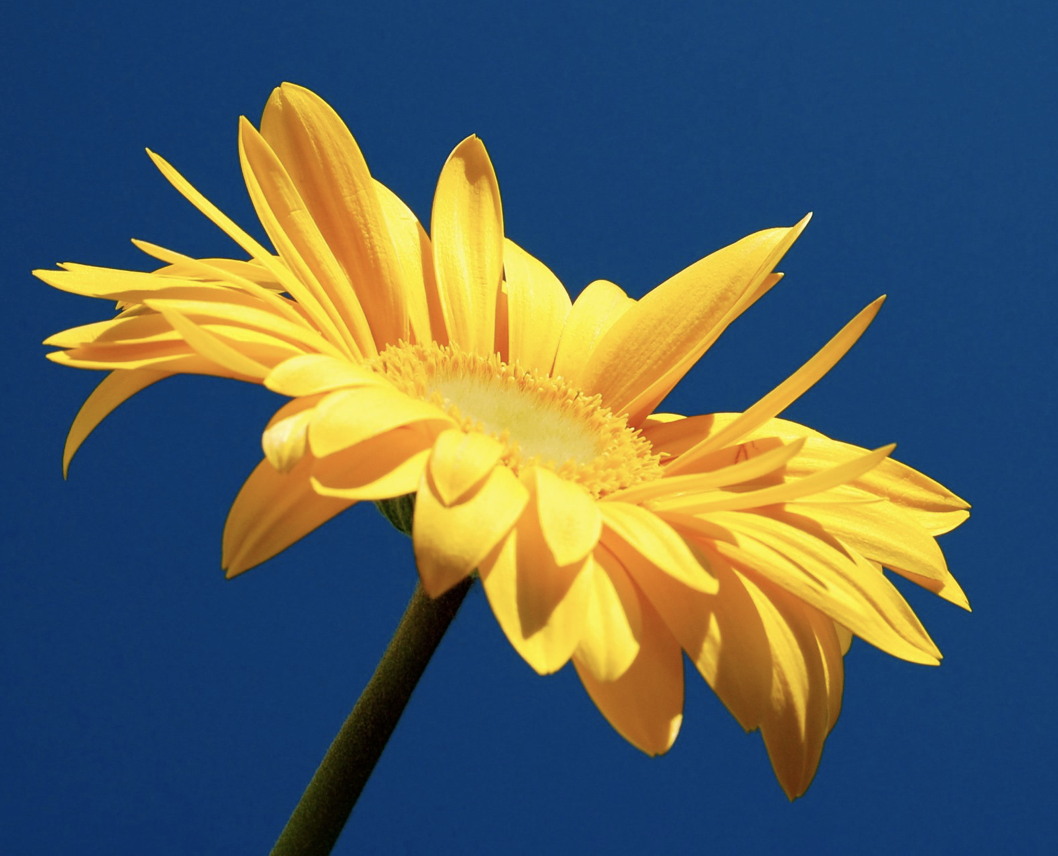
#> input picture images/amarilla.png, 1058 x 856 px, found by its file name
$ python cuadro_N_B.py
#> lines starting #> are read from the running program, lines starting #| are printed output that depends on the picture; after the words box and inside, x2 and y2 are one past the last pixel; in counts of white or black regions, pixels touching at a corner belong together
import cv2
import numpy as np
import random
import matplotlib.pyplot as plt

def crear_imgCentroNegro(imagen_ruta: str):
    imagen = cv2.imread(imagen_ruta)
    imagen = cv2.cvtColor(imagen, cv2.COLOR_BGR2GRAY)
    # alto, ancho = imagen.shape
    imagen_fondoBlanco_centroNegro = np.ones_like(imagen, dtype=np.uint8) * 255
    largo, ancho = imagen.shape

    for i in range(largo//4, 3 * largo//4 ,1):
        for j in range(ancho//4, 3 * ancho//4, 1):
            imagen_fondoBlanco_centroNegro[i,j] = 0
    return imagen_fondoBlanco_centroNegro

def crear_imgCentroBlanco(imagen_ruta: str):
    imagen = crear_imgCentroNegro(imagen_ruta)
    return 255 - imagen

def sumar_centroNegro(imagen_ruta: str):

    imagen = cv2.imread(imagen_ruta)
#> imagen is the input picture: shape (856, 1058, 3); mean B, G, R 94.7, 96.5, 84.2
    imagen = cv2.cvtColor(imagen, cv2.COLOR_BGR2GRAY)
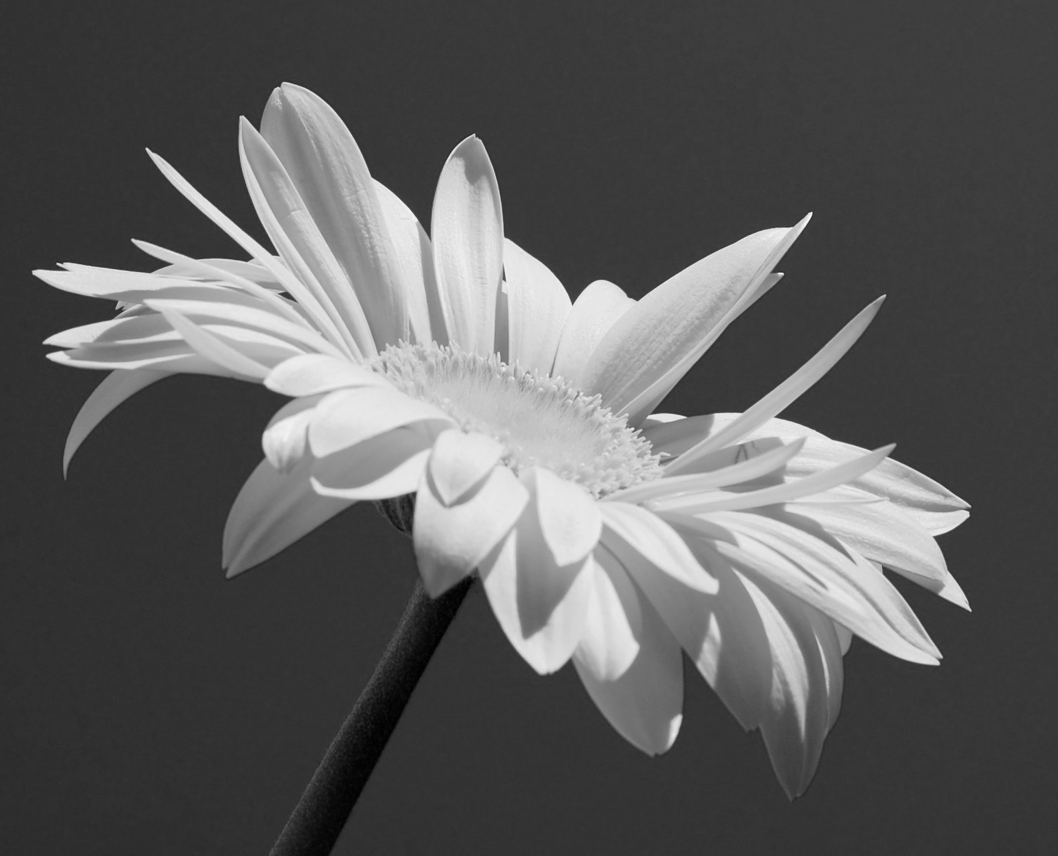
#> imagen: shape (856, 1058); min 0, max 251, mean 92.6
    # cv2.imshow("Imagen a gris", imagen)
    imagen_fondoBlanco_centroNegro = crear_imgCentroNegro(imagen_ruta)
#> after the loop in crear_imgCentroNegro, `for i in range(largo//4, 3 * largo//4 ,1):`:
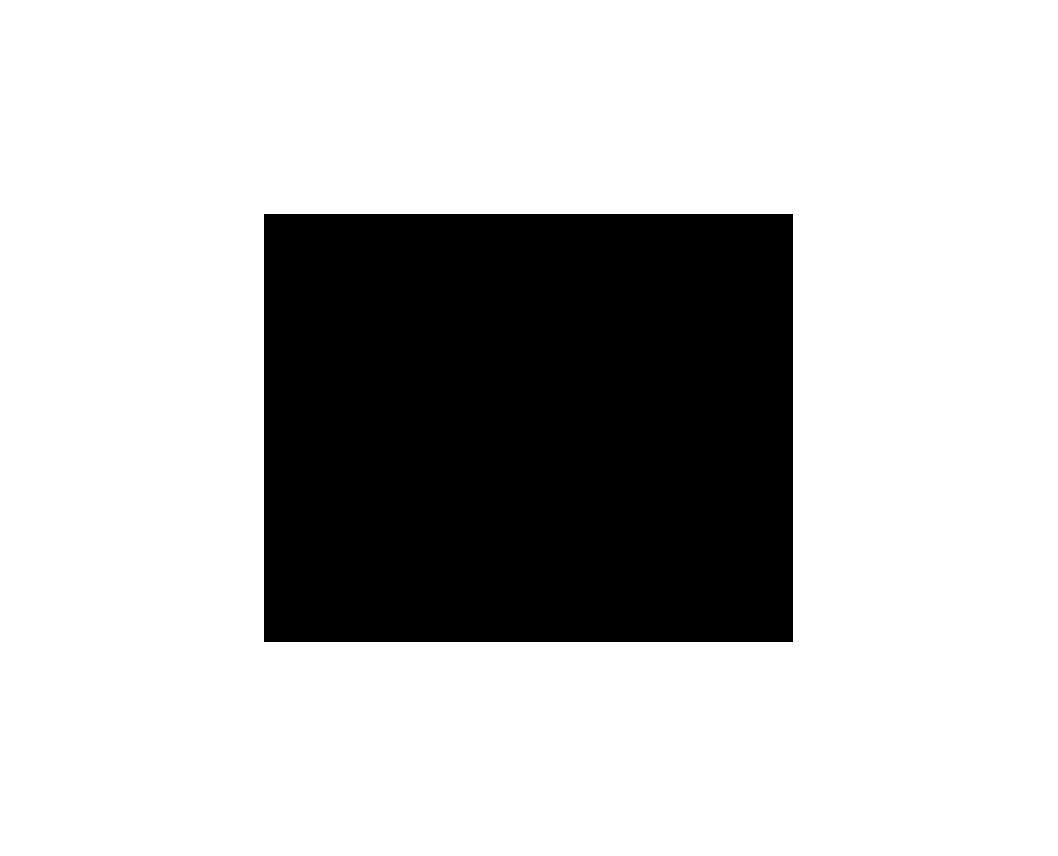
#> imagen_fondoBlanco_centroNegro: shape (856, 1058); 75% white; 1 black region, box (x1, y1, x2, y2) and area: (264, 214, 793, 642) 226412

    return cv2.add(imagen, imagen_fondoBlanco_centroNegro)

def sumar_centroBlanco(imagen_ruta: str):

    imagen = cv2.imread(imagen_ruta)
    imagen = cv2.cvtColor(imagen, cv2.COLOR_BGR2GRAY)

    imagen_fondoNegro_centroBlanco = crear_imgCentroBlanco(imagen_ruta)

    return cv2.add(imagen, imagen_fondoNegro_centroBlanco)

def restar_centroNegro(imagen_ruta: str):

    imagen = cv2.imread(imagen_ruta)
    imagen = cv2.cvtColor(imagen, cv2.COLOR_BGR2GRAY)
    # cv2.imshow("Imagen a gris", imagen)
    imagen_fondoBlanco_centroNegro = crear_imgCentroNegro(imagen_ruta)

    return cv2.subtract(imagen, imagen_fondoBlanco_centroNegro)

def restar_centroBlanco(imagen_ruta: str):

    imagen = cv2.imread(imagen_ruta)
    imagen = cv2.cvtColor(imagen, cv2.COLOR_BGR2GRAY)

    imagen_fondoNegro_centroBlanco = crear_imgCentroBlanco(imagen_ruta)

    return cv2.subtract(imagen, imagen_fondoNegro_centroBlanco)

def crear_centro130_fondoAleatorio(imagen_ruta: str):
    imagen = cv2.imread(imagen_ruta)
    imagen = cv2.cvtColor(imagen, cv2.COLOR_BGR2GRAY)

    r = random.randint(0, 255)
    imagen_fondoBlanco_centroNegro = np.ones_like(imagen, dtype=np.uint8) * r
    largo, ancho = imagen.shape
#> largo = 856; ancho = 1058

    for i in range(largo//4, 3 * largo//4 ,1):
        for j in range(ancho//4, 3 * ancho//4, 1):
            imagen_fondoBlanco_centroNegro[i,j] = 130
    return imagen_fondoBlanco_centroNegro

def sumar130_fAleatorio(imagen_ruta: str):
    imagen = cv2.imread(imagen_ruta)

    imagen_fondoAleatorio_centro130 = crear_centro130_fondoAleatorio(imagen_ruta)
    imagen_fondoAleatorio_centro130 = cv2.cvtColor(imagen_fondoAleatorio_centro130, cv2.COLOR_GRAY2BGR)
    return cv2.add(imagen, imagen_fondoAleatorio_centro130)
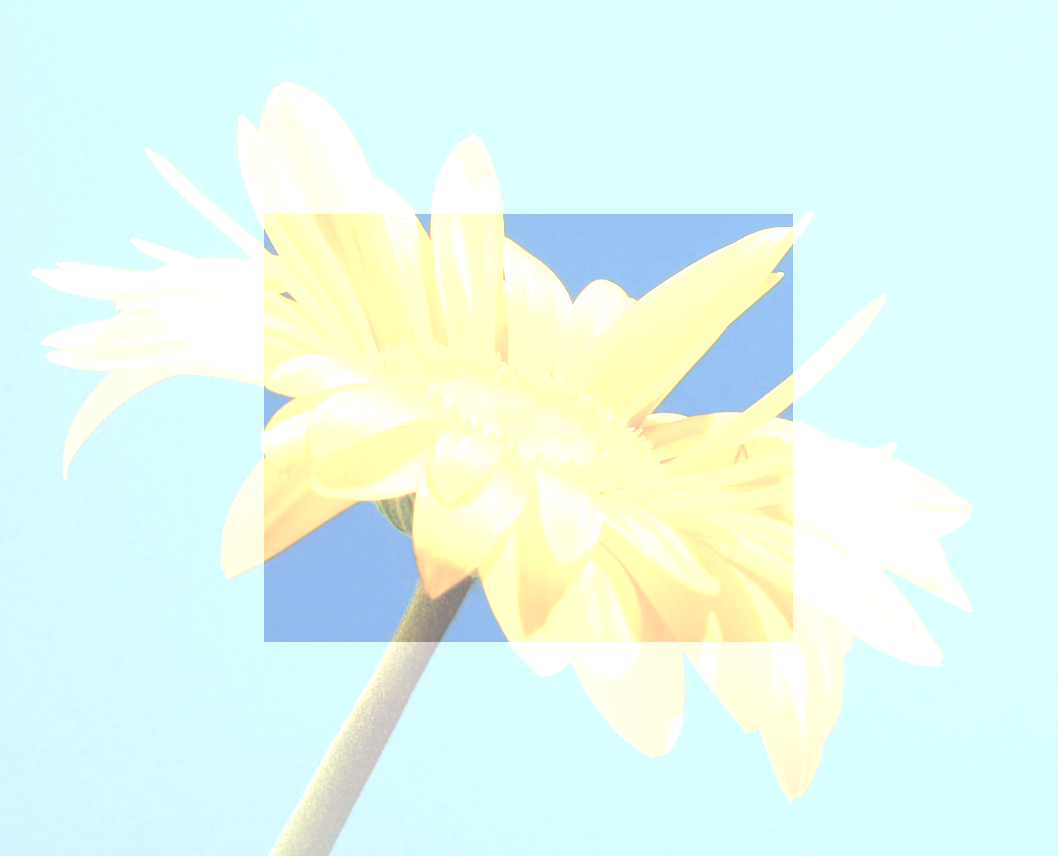
#> returned value: shape (856, 1058, 3); mean of channels 0, 1, 2 241.2, 249.7, 225.8; drawn as B, G, R

def crear_centroAleatorio_fondoNegro(imagen_ruta: str):
    imagen = cv2.imread(imagen_ruta)
    imagen = cv2.cvtColor(imagen, cv2.COLOR_BGR2GRAY)

    imagen_fondoBlanco_centroNegro = np.zeros_like(imagen, dtype=np.uint8)
    largo, ancho = imagen.shape
#> largo = 856; ancho = 1058

    for i in range(largo//4, 3 * largo//4 ,1):
        for j in range(ancho//4, 3 * ancho//4, 1):
            imagen_fondoBlanco_centroNegro[i,j] = random.randint(0, 255)
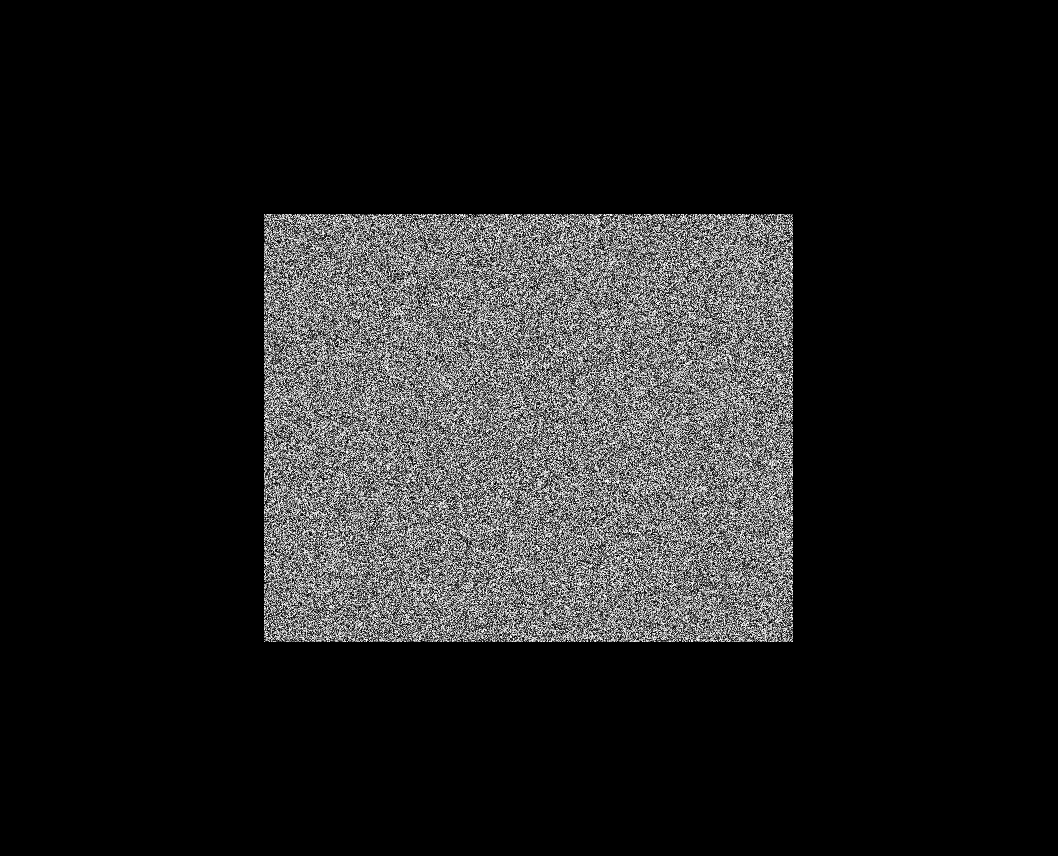
#> imagen_fondoBlanco_centroNegro: shape (856, 1058); min 0, max 255, mean 31.9
    return imagen_fondoBlanco_centroNegro

def restar_CAleatorio(imagen_ruta: str):
    imagen = cv2.imread(imagen_ruta)

    imagen_fondoNegro_centroAleatorio = crear_centroAleatorio_fondoNegro(imagen_ruta)
    imagen_fondoNegro_centroAleatorio = cv2.cvtColor(imagen_fondoNegro_centroAleatorio, cv2.COLOR_GRAY2BGR)

    return cv2.add(imagen, imagen_fondoNegro_centroAleatorio)


ruta_amarilla = "C:/Users/Hp245-User/Desktop/openCV/images/amarilla.png"

# Obtener resultados
resultado1 = sumar_centroNegro(ruta_amarilla)
resultado2 = sumar_centroBlanco(ruta_amarilla)
resultado3 = restar_centroNegro(ruta_amarilla)
resultado4 = restar_centroBlanco(ruta_amarilla)
resultado5 = sumar130_fAleatorio(ruta_amarilla)
resultado6 = restar_CAleatorio(ruta_amarilla)

# Mostrar los resultados en subplots
plt.figure(1)

plt.subplot(321)  # 3 filas, 2 columnas, posición 1
plt.imshow(cv2.cvtColor(resultado1, cv2.COLOR_BGR2RGB))
plt.title("Imagen+ Centro Negro")

plt.subplot(322)  # 3 filas, 2 columnas, posición 2
plt.imshow(cv2.cvtColor(resultado2, cv2.COLOR_BGR2RGB))
plt.title("Imagen+ Centro Blanco")

plt.subplot(323)  # 3 filas, 2 columnas, posición 3
plt.imshow(cv2.cvtColor(resultado3, cv2.COLOR_BGR2RGB))
plt.title("Imagen- Centro Negro")

plt.subplot(324)  # 3 filas, 2 columnas, posición 4
plt.imshow(cv2.cvtColor(resultado4, cv2.COLOR_BGR2RGB))
plt.title("Imagen- Centro Blanco")

plt.subplot(325)  # 3 filas, 2 columnas, posición 5
plt.imshow(cv2.cvtColor(resultado5, cv2.COLOR_BGR2RGB))
plt.title("Imagen+ Centro 130 Fondo Aleatorio")

plt.subplot(326)  # 3 filas, 2 columnas, posición 5
plt.imshow(cv2.cvtColor(resultado6, cv2.COLOR_BGR2RGB))
plt.title("Imagen- Centro Aleatorio")

print(resultado1.shape)
#| (856, 1058)
print(resultado2.shape)
#| (856, 1058)
print(resultado3.shape)
#| (856, 1058)
print(resultado4.shape)
#| (856, 1058)
print(resultado5.shape)
#| (856, 1058, 3)
print(resultado6.shape)
#| (856, 1058, 3)

plt.tight_layout()
plt.show()
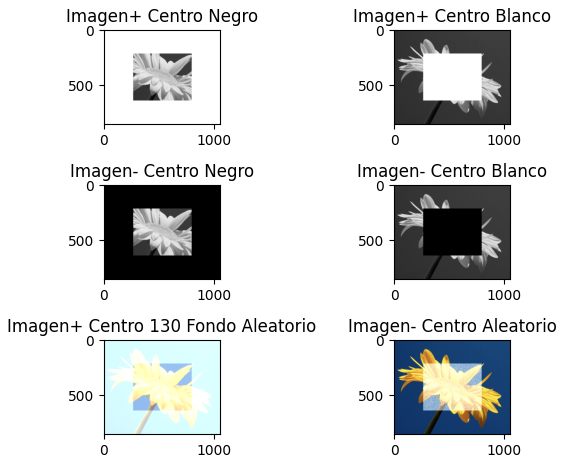
#> figure drawn by matplotlib, 6 panels
